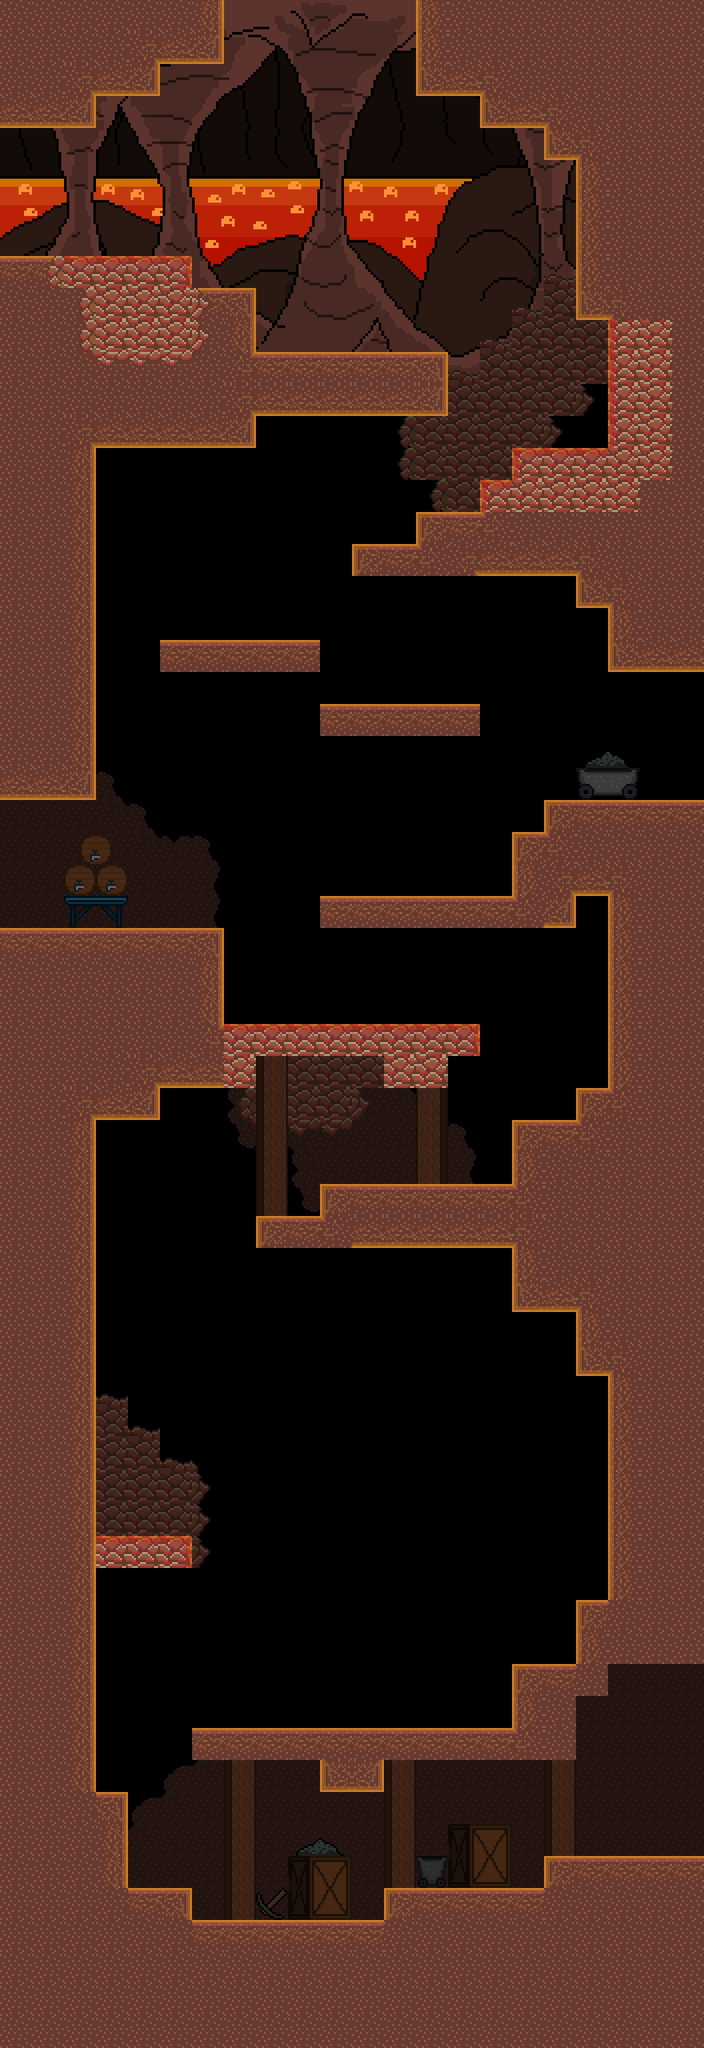

Rendered tile map (Tiled .tmx) drawn with the repository's tilesets; below, a short description and the map source with its tile grids summarised:
An orthogonal 22x64 tile map with 48x48 px tiles, 2 tile layers (back_tiles, front), 3 tilesets, 3 image layers and 63 objects (5x EnemyGroundedElemental, 2x EnemyFlyingElemental).

<map version="1.4" tiledversion="1.4.2" orientation="orthogonal" renderorder="right-down" width="22" height="64" tilewidth="48" tileheight="48" infinite="0" nextlayerid="21" nextobjectid="180">
 <tileset firstgid="1" name="tileset01" tilewidth="48" tileheight="48" tilecount="176" columns="16">
  <image source="tilesets/tileset01.png" width="768" height="528" />
 </tileset>
 <tileset firstgid="177" name="tileset02" tilewidth="48" tileheight="48" tilecount="121" columns="11">
  <image source="tilesets/tileset02.png" width="528" height="528" />
 </tileset>
 <tileset firstgid="298" name="objects" tilewidth="48" tileheight="48" tilecount="64" columns="8">
  <image source="objects.png" width="384" height="384" />
 </tileset>
 <imagelayer id="17" name="Image Layer 1">
  <image source="Backgrounds/fire_back.png" width="1024" height="576" />
 </imagelayer>
 <imagelayer id="18" name="Image Layer 2">
  <image source="Backgrounds/fire_far.png" width="1024" height="576" />
 </imagelayer>
 <imagelayer id="19" name="Image Layer 3">
  <image source="Backgrounds/fire_front.png" width="1024" height="576" />
 </imagelayer>
 <layer id="11" name="back_tiles" width="22" height="64">
  <properties>
   <property name="tileset" type="int" value="1" />
  </properties>
  <data>[1408 cells, 807 non-empty, 31 distinct tile ids]</data>
 </layer>
 <layer id="12" name="front" width="22" height="64">
  <properties>
   <property name="tileset" type="int" value="1" />
  </properties>
  <data>[1408 cells, 68 non-empty, 31 distinct tile ids]</data>
 </layer>
 <objectgroup color="#aa00ff" id="20" name="checkpoints">
  <object id="179" x="144" y="2640" width="336" height="192">
   <properties>
    <property name="room_id" type="int" value="8" />
    <property name="x" type="int" value="240" />
    <property name="y" type="int" value="144" />
   </properties>
  </object>
 </objectgroup>
 <objectgroup color="#ffaa00" id="16" name="spawnpoints">
  <object id="35" x="0" y="192" width="48" height="48">
   <properties>
    <property name="id" type="int" value="0" />
   </properties>
  </object>
  <object id="135" x="1008" y="2496" width="48" height="48">
   <properties>
    <property name="id" type="int" value="3" />
   </properties>
  </object>
  <object id="168" x="0" y="1200" width="48" height="48">
   <properties>
    <property name="id" type="int" value="1" />
   </properties>
  </object>
  <object id="171" x="1008" y="1008" width="48" height="48">
   <properties>
    <property name="id" type="int" value="2" />
   </properties>
  </object>
  <object id="177" x="336" y="0" width="48" height="48">
   <properties>
    <property name="id" type="int" value="4" />
   </properties>
  </object>
 </objectgroup>
 <objectgroup id="14" name="objects">
  <object id="128" type="EnemyFlyingElemental" gid="315" x="336" y="2304" width="48" height="48">
   <properties>
    <property name="color" type="int" value="0" />
   </properties>
  </object>
  <object id="129" type="EnemyGroundedElemental" gid="314" x="576" y="1776" width="48" height="48">
   <properties>
    <property name="color" type="int" value="0" />
   </properties>
  </object>
  <object id="147" type="EnemyGroundedElemental" gid="314" x="528" y="1536" width="48" height="48">
   <properties>
    <property name="color" type="int" value="0" />
   </properties>
  </object>
  <object id="172" type="EnemyFlyingElemental" gid="315" x="720" y="2304" width="48" height="48">
   <properties>
    <property name="color" type="int" value="0" />
   </properties>
  </object>
  <object id="173" type="EnemyGroundedElemental" gid="314" x="624" y="1344" width="48" height="48">
   <properties>
    <property name="color" type="int" value="0" />
   </properties>
  </object>
  <object id="174" type="EnemyGroundedElemental" gid="314" x="480" y="528" width="48" height="48">
   <properties>
    <property name="color" type="int" value="0" />
   </properties>
  </object>
  <object id="175" type="EnemyGroundedElemental" gid="314" x="336" y="960" width="48" height="48">
   <properties>
    <property name="color" type="int" value="0" />
   </properties>
  </object>
 </objectgroup>
 <objectgroup color="#0000ff" id="13" name="walls">
  <object id="26" x="864" y="1632" width="48" height="48" />
  <object id="43" x="768" y="672" width="144" height="96" />
  <object id="49" x="384" y="528" width="288" height="96" />
  <object id="50" x="144" y="0" width="192" height="96" />
  <object id="52" x="864" y="864" width="48" height="48" />
  <object id="54" x="0" y="384" width="288" height="288" />
  <object id="96" x="0" y="0" width="144" height="192" />
  <object id="103" x="816" y="1200" width="96" height="48" />
  <object id="104" x="336" y="1536" width="48" height="96" />
  <object id="116" x="864" y="240" width="48" height="240" />
  <object id="118" x="0" y="672" width="144" height="528" />
  <object id="119" x="624" y="768" width="288" height="48" />
  <object id="120" x="768" y="1872" width="144" height="96" />
  <object id="121" x="864" y="1968" width="48" height="96" />
  <object id="130" x="528" y="816" width="384" height="48" />
  <object id="136" x="816" y="192" width="96" height="48" />
  <object id="137" x="720" y="720" width="48" height="48" />
  <object id="138" x="144" y="96" width="96" height="48" />
  <object id="139" x="912" y="0" width="144" height="1008" />
  <object id="140" x="720" y="144" width="192" height="48" />
  <object id="141" x="288" y="432" width="96" height="240" />
  <object id="142" x="240" y="960" width="240" height="48" />
  <object id="143" x="480" y="1344" width="384" height="48" />
  <object id="144" x="864" y="2400" width="48" height="144" />
  <object id="145" x="144" y="1632" width="96" height="48" />
  <object id="149" x="480" y="1056" width="240" height="48" />
  <object id="150" x="912" y="1200" width="144" height="1296" />
  <object id="151" x="768" y="1248" width="144" height="96" />
  <object id="152" x="144" y="1392" width="192" height="240" />
  <object id="153" x="384" y="1536" width="336" height="48" />
  <object id="154" x="576" y="1584" width="96" height="48" />
  <object id="155" x="0" y="1392" width="144" height="1680" />
  <object id="156" x="768" y="1680" width="144" height="96" />
  <object id="157" x="480" y="1776" width="432" height="96" />
  <object id="158" x="384" y="1824" width="96" height="48" />
  <object id="159" x="768" y="2496" width="96" height="144" />
  <object id="160" x="288" y="2592" width="480" height="48" />
  <object id="161" x="144" y="2304" width="144" height="48" />
  <object id="162" x="144" y="2688" width="48" height="192" />
  <object id="163" x="144" y="2880" width="912" height="192" />
  <object id="164" x="192" y="2832" width="96" height="48" />
  <object id="165" x="816" y="2784" width="240" height="48" />
  <object id="166" x="576" y="2832" width="480" height="48" />
  <object id="167" x="480" y="2640" width="96" height="48" />
  <object id="176" x="624" y="0" width="288" height="144" />
 </objectgroup>
 <objectgroup color="#00ff00" id="15" name="doors">
  <object id="19" x="-96" y="192" width="48" height="192">
   <properties>
    <property name="horizontal" type="bool" value="false" />
    <property name="id_point" type="int" value="1" />
    <property name="id_room" type="int" value="6" />
   </properties>
  </object>
  <object id="134" x="1104" y="2496" width="48" height="288">
   <properties>
    <property name="horizontal" type="bool" value="false" />
    <property name="id_point" type="int" value="0" />
    <property name="id_room" type="int" value="10" />
   </properties>
  </object>
  <object id="169" x="-96" y="1200" width="48" height="192">
   <properties>
    <property name="horizontal" type="bool" value="false" />
    <property name="id_point" type="int" value="1" />
    <property name="id_room" type="int" value="7" />
   </properties>
  </object>
  </objectgroup>
</map>
<!-- 2 of 63 objects omitted -->
